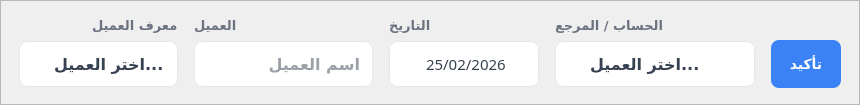
            <widget class="QFrame" name="Frame_CustomerDetailsSection">
             <property name="styleSheet">
              <string notr="true">QFrame#Frame_CustomerDetailsSection {
    background-color: rgba(255, 255, 255, 0.52);
    border: 1px solid rgba(255, 255, 255, 0.62);
    border-radius: 12px;
}</string>
             </property>
             <property name="frameShape">
              <enum>QFrame::StyledPanel</enum>
             </property>
             <property name="frameShadow">
              <enum>QFrame::Plain</enum>
             </property>
             <layout class="QGridLayout" name="customerGrid">
              <property name="leftMargin">
               <number>18</number>
              </property>
              <property name="topMargin">
               <number>16</number>
              </property>
              <property name="rightMargin">
               <number>18</number>
              </property>
              <property name="bottomMargin">
               <number>16</number>
              </property>
              <property name="horizontalSpacing">
               <number>16</number>
              </property>
              <property name="verticalSpacing">
               <number>6</number>
              </property>
              <item row="1" column="2">
               <widget class="QDateEdit" name="Input_TransactionDate">
                <property name="minimumSize">
                 <size>
                  <width>150</width>
                  <height>46</height>
                 </size>
                </property>
                <property name="font">
                 <font>
                  <family>Tajawal</family>
                  <pointsize>-1</pointsize>
                 </font>
                </property>
                <property name="layoutDirection">
                 <enum>Qt::RightToLeft</enum>
                </property>
                <property name="styleSheet">
                 <string notr="true">QDateEdit#Input_TransactionDate {
    background-color: #FFFFFF;
    border: 1px solid #E5E7EB;
    border-radius: 8px;
    color: #374151;
    font-size: 15px;
    padding: 6px 10px;
    min-height: 32px;
    selection-background-color: #DBEAFE;
    selection-color: #1E40AF;
}
QDateEdit#Input_TransactionDate:focus { border: 2px solid #3B82F6; background-color: #FFFFFF; }
QDateEdit#Input_TransactionDate:hover { border-color: #93C5FD; }
QDateEdit#Input_TransactionDate:disabled { background-color: #F3F4F6; color: #9CA3AF; }
QDateEdit#Input_TransactionDate::drop-down { border: none; width: 24px; }
QDateEdit#Input_TransactionDate::down-arrow { image: url(../../assets/calendar.svg); width: 14px; height: 14px; }</string>
                </property>
                <property name="displayFormat">
                 <string>yyyy/MM/dd</string>
                </property>
                <property name="calendarPopup">
                 <bool>true</bool>
                </property>
                <property name="date">
                 <date>
                  <year>2026</year>
                  <month>2</month>
                  <day>25</day>
                 </date>
                </property>
               </widget>
              </item>
              <item row="0" column="2" alignment="Qt::AlignLeft">
               <widget class="QLabel" name="Label_TransactionDate">
                <property name="font">
                 <font>
                  <family>Tajawal</family>
                  <pointsize>-1</pointsize>
                  <weight>75</weight>
                  <bold>true</bold>
                 </font>
                </property>
                <property name="styleSheet">
                 <string notr="true">QLabel#Label_TransactionDate {
    color: #6B7280;
    font-size: 13px;
    font-weight: 600;
}</string>
                </property>
                <property name="text">
                 <string>التاريخ</string>
                </property>
                <property name="alignment">
                 <set>Qt::AlignRight|Qt::AlignTrailing|Qt::AlignVCenter</set>
                </property>
               </widget>
              </item>
              <item row="1" column="1">
               <widget class="QLineEdit" name="Input_CustomerName">
                <property name="font">
                 <font>
                  <family>Tajawal</family>
                  <pointsize>12</pointsize>
                  <weight>75</weight>
                  <bold>true</bold>
                 </font>
                </property>
                <property name="layoutDirection">
                 <enum>Qt::LeftToRight</enum>
                </property>
                <property name="styleSheet">
                 <string notr="true">QLineEdit#Input_CustomerName {
    background-color: #FFFFFF;
    border: 1px solid #E5E7EB;
    border-radius: 8px;
    color: #374151;
    padding: 6px 10px;
    min-height: 32px;
    selection-background-color: #DBEAFE;
    selection-color: #1E40AF;
}
QLineEdit#Input_CustomerName:focus {
    border: 2px solid #3B82F6;
    background-color: #FFFFFF;
}
QLineEdit#Input_CustomerName:hover { border-color: #93C5FD; }
QLineEdit#Input_CustomerName:disabled {
    background-color: #F3F4F6;
    color: #9CA3AF;
}</string>
                </property>
                <property name="placeholderText">
                 <string>اسم العميل</string>
                </property>
                <property name="clearButtonEnabled">
                 <bool>false</bool>
                </property>
               </widget>
              </item>
              <item row="0" column="0" alignment="Qt::AlignLeft">
               <widget class="QLabel" name="Label_CustomerID">
                <property name="font">
                 <font>
                  <family>Tajawal</family>
                  <pointsize>-1</pointsize>
                  <weight>75</weight>
                  <bold>true</bold>
                 </font>
                </property>
                <property name="layoutDirection">
                 <enum>Qt::RightToLeft</enum>
                </property>
                <property name="styleSheet">
                 <string notr="true">QLabel#Label_CustomerID {
    color: #6B7280;
    font-size: 13px;
    font-weight: 600;
}</string>
                </property>
                <property name="text">
                 <string>معرف العميل</string>
                </property>
                <property name="alignment">
                 <set>Qt::AlignRight|Qt::AlignTrailing|Qt::AlignVCenter</set>
                </property>
               </widget>
              </item>
              <item row="0" column="1" alignment="Qt::AlignLeft">
               <widget class="QLabel" name="Label_CustomerName">
                <property name="font">
                 <font>
                  <family>Tajawal</family>
                  <pointsize>-1</pointsize>
                  <weight>75</weight>
                  <bold>true</bold>
                 </font>
                </property>
                <property name="styleSheet">
                 <string notr="true">QLabel#Label_CustomerName {
    color: #6B7280;
    font-size: 13px;
    font-weight: 600;
}</string>
                </property>
                <property name="text">
                 <string>العميل</string>
                </property>
                <property name="alignment">
                 <set>Qt::AlignRight|Qt::AlignTrailing|Qt::AlignVCenter</set>
                </property>
               </widget>
              </item>
              <item row="1" column="3">
               <widget class="QComboBox" name="ComboBox_CustomerAccount">
                <property name="minimumSize">
                 <size>
                  <width>200</width>
                  <height>46</height>
                 </size>
                </property>
                <property name="font">
                 <font>
                  <family>Tajawal</family>
                  <pointsize>12</pointsize>
                  <weight>75</weight>
                  <bold>true</bold>
                 </font>
                </property>
                <property name="toolTip">
                 <string>اختر معرف العميل</string>
                </property>
                <property name="layoutDirection">
                 <enum>Qt::RightToLeft</enum>
                </property>
                <property name="styleSheet">
                 <string notr="true">QComboBox#ComboBox_CustomerAccount {
    background-color: #FFFFFF;
    border: 1px solid #E5E7EB;
    border-radius: 8px;
    color: #374151;
    padding: 6px 10px;
    min-height: 32px;
    selection-background-color: #DBEAFE;
    selection-color: #1E40AF;
}
QComboBox#ComboBox_CustomerAccount:focus { border: 2px solid #3B82F6; background-color: #FFFFFF; }
QComboBox#ComboBox_CustomerAccount:hover { border-color: #93C5FD; }
QComboBox#ComboBox_CustomerAccount:disabled { background-color: #F3F4F6; color: #9CA3AF; }
QComboBox#ComboBox_CustomerAccount::drop-down { border: none; width: 24px; }
QComboBox#ComboBox_CustomerAccount::down-arrow { image: url(../../assets/chevron_down.svg); width: 14px; height: 14px; }</string>
                </property>
                <item>
                 <property name="text">
                  <string>اختر العميل...</string>
                 </property>
                </item>
                <item>
                 <property name="text">
                  <string>شركة النور</string>
                 </property>
                </item>
                <item>
                 <property name="text">
                  <string>مؤسسة الأفق</string>
                 </property>
                </item>
               </widget>
              </item>
              <item row="0" column="3" alignment="Qt::AlignLeft">
               <widget class="QLabel" name="Label_CustomerAccount">
                <property name="font">
                 <font>
                  <family>Tajawal</family>
                  <pointsize>-1</pointsize>
                  <weight>75</weight>
                  <bold>true</bold>
                 </font>
                </property>
                <property name="styleSheet">
                 <string notr="true">QLabel#Label_CustomerAccount {
    color: #6B7280;
    font-size: 13px;
    font-weight: 600;
}</string>
                </property>
                <property name="text">
                 <string>الحساب / المرجع</string>
                </property>
                <property name="alignment">
                 <set>Qt::AlignRight|Qt::AlignTrailing|Qt::AlignVCenter</set>
                </property>
               </widget>
              </item>
              <item row="1" column="0">
               <widget class="QComboBox" name="ComboBox_CustomerID">
                <property name="font">
                 <font>
                  <family>Tajawal</family>
                  <pointsize>12</pointsize>
                  <weight>75</weight>
                  <bold>true</bold>
                 </font>
                </property>
                <property name="toolTip">
                 <string>اختر معرف العميل</string>
                </property>
                <property name="layoutDirection">
                 <enum>Qt::RightToLeft</enum>
                </property>
                <property name="styleSheet">
                 <string notr="true">QComboBox#ComboBox_CustomerID {
    background-color: #FFFFFF;
    border: 1px solid #E5E7EB;
    border-radius: 8px;
    color: #374151;
    padding: 6px 10px;
	text-align: left;
    min-height: 32px;
    selection-background-color: #DBEAFE;
    selection-color: #1E40AF;
}
QComboBox#ComboBox_CustomerID:focus { border: 2px solid #3B82F6; background-color: #FFFFFF; }
QComboBox#ComboBox_CustomerID:hover { border-color: #93C5FD; }
QComboBox#ComboBox_CustomerID:disabled { background-color: #F3F4F6; color: #9CA3AF; }
QComboBox#ComboBox_CustomerID::drop-down { border: none; width: 24px; }
QComboBox#ComboBox_CustomerID::down-arrow { image: url(../../assets/chevron_down.svg); width: 14px; height: 14px; }

QComboBox#ComboBox_CustomerID QLineEdit[readOnly=&quot;true&quot;] {
    border: none;                 /* Let the ComboBox handle the border */
    background: transparent;      /* Use the ComboBox background */
    font-family: &quot;Overpass&quot;;
    font-size: 14px;
    font-weight: 600;
    color: #1F2937;
    selection-background-color: #DBEAFE;
    selection-color: #1E40AF;0
}</string>
                </property>
                <property name="editable">
                 <bool>false</bool>
                </property>
                <property name="placeholderText">
                 <string>اختر العميل...</string>
                </property>
                <property name="frame">
                 <bool>true</bool>
                </property>
                <item>
                 <property name="text">
                  <string>اختر العميل...</string>
                 </property>
                </item>
                <item>
                 <property name="text">
                  <string>شركة النور</string>
                 </property>
                </item>
                <item>
                 <property name="text">
                  <string>مؤسسة الأفق</string>
                 </property>
                </item>
               </widget>
              </item>
              <item row="1" column="4">
               <widget class="QPushButton" name="Button_VerifyCustomer">
                <property name="font">
                 <font>
                  <family>Tajawal</family>
                  <pointsize>-1</pointsize>
                  <weight>75</weight>
                  <bold>true</bold>
                 </font>
                </property>
                <property name="cursor">
                 <cursorShape>PointingHandCursor</cursorShape>
                </property>
                <property name="styleSheet">
                 <string notr="true">QPushButton#Button_VerifyCustomer {
    background-color: #3B82F6;
    color: #FFFFFF;
    border: none;
    border-radius: 8px;
    font-size: 14px;
    font-weight: 600;
    padding: 7px 18px;
    min-height: 34px;
    spacing: 6px;
}
QPushButton#Button_VerifyCustomer:hover { background-color: #2563EB; }
QPushButton#Button_VerifyCustomer:pressed { background-color: #1D4ED8; }</string>
                </property>
                <property name="text">
                 <string>تأكيد</string>
                </property>
               </widget>
              </item>
             </layout>
            </widget>
